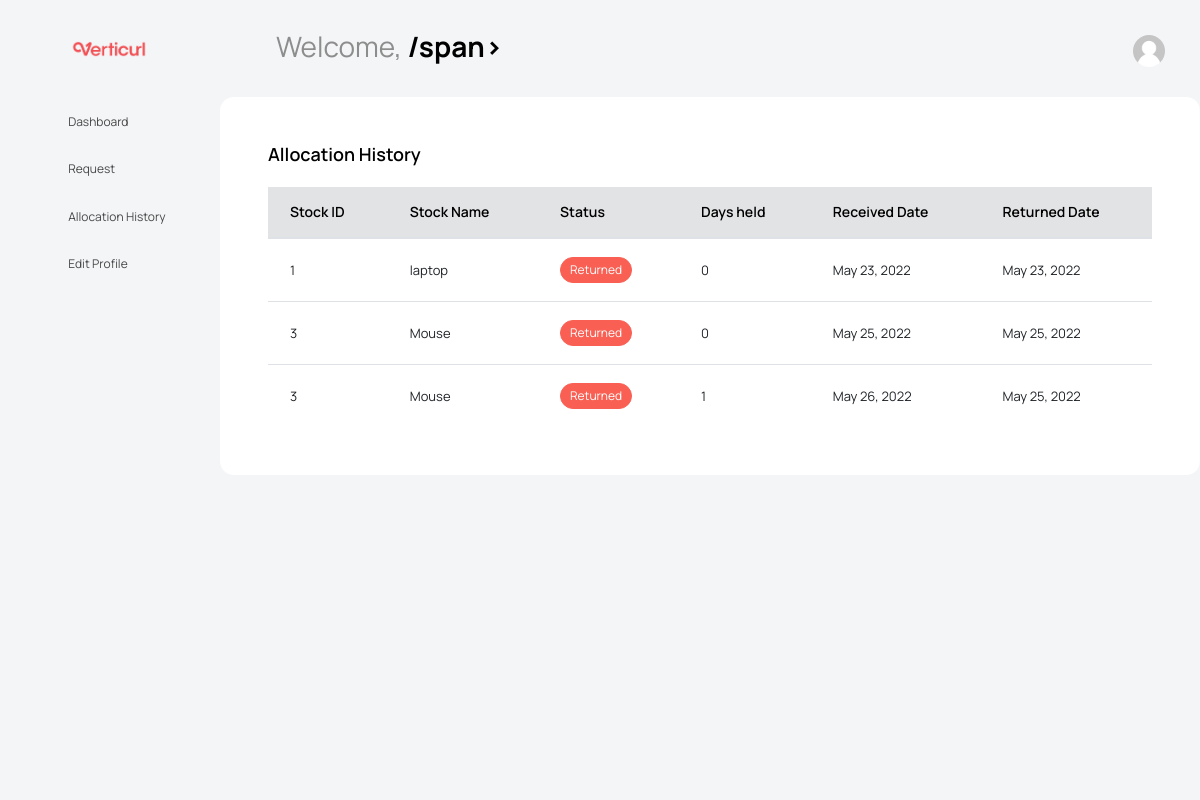
/allocation_history/ (signed in), run on the app's committed database.
### App/models.py (models this page shows)
class Allocation(models.Model):
    aid = models.ForeignKey(User,on_delete=models.CASCADE)
    stock = models.ForeignKey(Stock,on_delete=models.CASCADE)
    allocated_date = models.DateField()
    return_date = models.DateField()
    returned = models.IntegerField()
    def __str__(self):
        return f'{self.aid} || {self.stock} ||{self.allocated_date} || {self.return_date} || {self.returned}'

class Stock(models.Model):
    id = models.IntegerField(primary_key=True)
    product_name = models.CharField(max_length=100)
    product_price = models.FloatField()
    product_type = models.CharField(max_length=20)
    supplier = models.ForeignKey(Supplier, on_delete=models.CASCADE)
    dop = models.DateField()
    temp = models.CharField(max_length=100)
    def __str__(self):
        return f'{self.id} || {self.product_name} || {self.product_price} || {self.product_type} || {self.supplier} || {self.dop} || {self.temp}'

### App/views.py (the view)
# urls.py: path('allocation_history/', views.allocation_history, name='allocation_history'),
def allocation_history(request):
    id = request.user
    all = Allocation.objects.filter(aid = id,returned =1)
    t =[]
    for i in all:
        to = i.return_date
        fro = i.allocated_date
        d = (to - fro).days
        print(i)
        print(d)
        t.append(d)
    ls = zip(all,t)
    context ={
        'ls':ls,
    }
    return render(request, 'App/Employee/allocation_history.html',context)

### App/models.py (called while the page is built)
    def __str__(self):
        return f'{self.sid}  ||{self.name}  ||{self.email}  || {self.mobile}|| {self.product_type} || {self.GST} || {self.address} || {self.pincode}'

### templates/App/Employee/allocation_history.html (shortened to what this page needs)
<!DOCTYPE html>
{% load static %}
<html lang="en">
<head>
  <link rel="stylesheet" href="{% static 'vendors/feather/feather.css'%} ">
  <link rel="stylesheet" href="{% static 'vendors/mdi/css/materialdesignicons.min.css'%} ">
  <link rel="stylesheet" href="{% static 'vendors/ti-icons/css/themify-icons.css'%} ">
  <link rel="stylesheet" href="{% static 'vendors/typicons/typicons.css'%} ">
  <link rel="stylesheet" href="{% static 'vendors/simple-line-icons/css/simple-line-icons.css'%} ">
  <link rel="stylesheet" href="{% static 'vendors/css/vendor.bundle.base.css'%} ">
  <link rel="stylesheet" href="{% static 'vendors/datatables.net-bs4/dataTables.bootstrap4.css'%} ">
  <link rel="stylesheet" type="text/css" href="{% static 'js/select.dataTables.min.css'%} ">
  <link rel="stylesheet" href="{% static 'vendors/select2/select2.min.css'%} ">
  <link rel="stylesheet" href="{% static 'vendors/morris.js/morris.css'%} ">
  <link rel="stylesheet" href="{% static 'vendors/select2-bootstrap-theme/select2-bootstrap.min.css'%} ">
    <link rel="stylesheet" href="{% static 'vendors/font-awesome/css/font-awesome.min.css' %}" />
  <link rel="stylesheet" href="{% static 'css/vertical-layout-light/style.css'%} ">
</head>
<body class="with-welcome-text">
  <div class="container-scroller">
    <nav class="navbar default-layout col-lg-12 col-12 p-0 fixed-top d-flex align-items-top flex-row">
      <div class="text-center navbar-brand-wrapper d-flex align-items-center justify-content-start">
        <div class="me-3">
          <button class="navbar-toggler navbar-toggler align-self-center" type="button" data-bs-toggle="minimize">
            <span class="icon-menu"></span>
          </button>
        </div>
        <div>
          <a class="navbar-brand brand-logo" href="/employee_dashboard/">
            <img src="{% static 'Assert/Logo3.png'%}" alt="logo" />
          </a>
        </div>
      </div>
      <div class="navbar-menu-wrapper d-flex align-items-top">
        <ul class="navbar-nav">
          <li class="nav-item font-weight-semibold d-none d-lg-block ms-0">
            <h1 class="welcome-text">Welcome, <span class="text-black fw-bold">/span></h1>
          </li>
        </ul>
        <ul class="navbar-nav ms-auto">
          <li class="nav-item dropdown d-none d-lg-block user-dropdown">
            <a class="nav-link" id="UserDropdown" href="#" data-bs-toggle="dropdown" aria-expanded="false">
              <img class="img-xs rounded-circle" src="{% static 'images/empty_face.jpg' %}" alt="Profile image"> </a>
          </li>
        </ul>
      </div>
    </nav>
    <div class="container-fluid page-body-wrapper">
<nav class="sidebar sidebar-offcanvas" id="sidebar">
        <ul class="nav">
          <li class="nav-item">
            <a class="nav-link" href="/employee_dashboard/">
              <i class="mdi mdi-grid-large menu-icon"></i>
              <span class="menu-title">Dashboard</span>
            </a>
          </li>
          <li class="nav-item">
            <a class="nav-link" href="/request/">
              <i class="menu-icon mdi mdi-note-text"></i>
              <span class="menu-title">Request </span>
            </a>
          </li>
          <li class="nav-item">
            <a class="nav-link" href="/allocation_history/">
              <i class="menu-icon fa fa-history"></i>
              <span class="menu-title">Allocation History</span>
            </a>
          </li>
          <li class="nav-item">
            <a class="nav-link" href="/edit_profile/">
              <i class="menu-icon mdi mdi-pencil"></i>
              <span class="menu-title">Edit Profile</span>
            </a>
          </li>
        </ul>
      </nav>
      <div class="main-panel">
        <div class="col-12 grid-margin stretch-card">
              <div class="card">
                <div class="card-body">
                  <form class="forms-sample">
                    <div class="card">
                        <div class="card-body">
                          <h4 class="card-title">Allocation History</h4>
                          <div class="row">
                            <div class="col-12">
                              <div class="table-responsive">
                                <table id="order-listing" class="table">
                                  <thead class="table-secondary">
                                    <tr>
                                        <th>Stock ID</th>
                                        <th>Stock Name</th>
                                        <th>Status</th>
                                        <th>Days held</th>
                                        <th>Received Date</th>
                                        <th>Returned Date</th>
                                    </tr>
                                  </thead>
                                  <tbody>
                                  {% for i,j in ls %}
                                    <tr>
                                        <td>{{i.stock.id}}</td>
                                        <td>{{i.stock.product_name}}</td>
                                        <td><span class="badge badge-pill-danger">Returned</span></td>
                                        <td>{{j}}</td>
                                        <td>{{i.return_date}}</td>
                                        <td>{{i.allocated_date}}</td>
                                    </tr>
                                  {% endfor %}
                      </tbody>
                    </table>
                  </div>
                </div>
              </div>
            </div>
          </div>
                  </form>
                </div>
              </div>
            </div>
      </div>
      </div>
    </div>
</body>
</html>

### data on the page
Allocation: stock.id "1", stock.product_name "laptop", j "0", return_date "May 23, 2022", allocated_date "May 23, 2022"
Allocation: stock.id "3", stock.product_name "Mouse", j "0", return_date "May 25, 2022", allocated_date "May 25, 2022"
Allocation: stock.id "3", stock.product_name "Mouse", returned "1", return_date "May 26, 2022", allocated_date "May 25, 2022"
